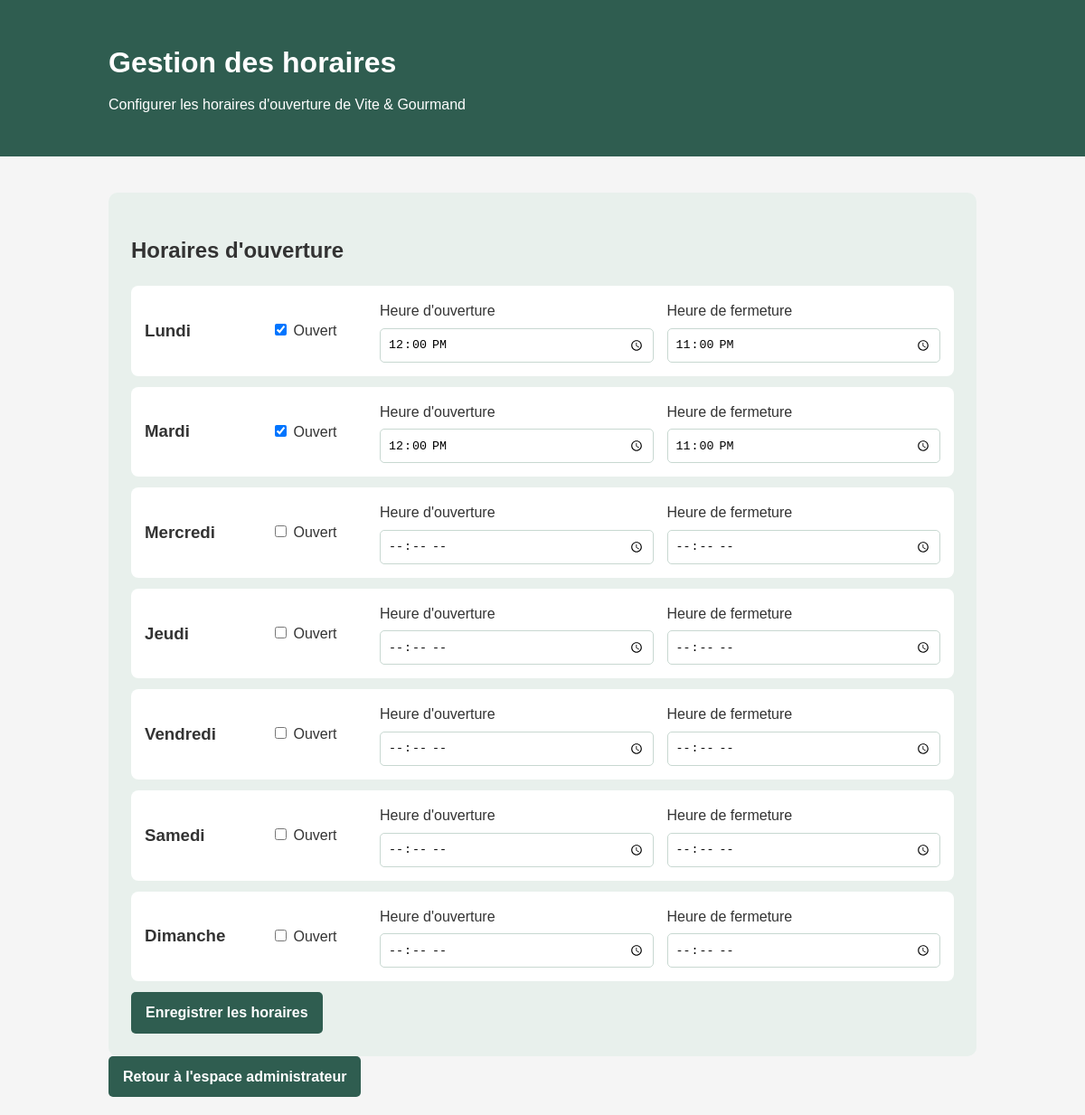
The page /gestion-horaires.php (signed in) on the database its author committed.
### tables this page shows
CREATE TABLE `horaire` (
  `id_horaire` int(11) NOT NULL,
  `jour` varchar(20) NOT NULL,
  `heure_ouverture` time DEFAULT NULL,
  `heure_fermeture` time DEFAULT NULL
);

### gestion-horaires.php (the view, shortened to what this page needs)
<?php
require_once 'config/database.php';
function e($valeur)
{
    return htmlspecialchars((string) $valeur, ENT_QUOTES, 'UTF-8');
}
$jours = [
    1 => 'Lundi',
    2 => 'Mardi',
    3 => 'Mercredi',
    4 => 'Jeudi',
    5 => 'Vendredi',
    6 => 'Samedi',
    7 => 'Dimanche'
];
$sqlHoraires = "
    SELECT jour, heure_ouverture, heure_fermeture
    FROM horaire
    ORDER BY jour
";
$stmtHoraires = $pdo->query($sqlHoraires);
$horairesEnregistres = $stmtHoraires->fetchAll(PDO::FETCH_ASSOC);
$horaires = [];
foreach ($horairesEnregistres as $horaire) {
    $horaires[(int) $horaire['jour']] = $horaire;
}
?>
<!DOCTYPE html>
<html lang="fr">
<head>
<link rel="stylesheet" href="css/style.css">
</head>
<body class="page-gestion-horaires">
<header>
    <div class="container">
        <h1>Gestion des horaires</h1>
        <p>Configurer les horaires d'ouverture de Vite & Gourmand</p>
    </div>
</header>
<main class="container">
    <section class="section">
        <h2>Horaires d'ouverture</h2>
        <form method="POST" class="form-gestion-horaires">
            <?php foreach ($jours as $numero => $jour): ?>
                <?php
                $horaire = $horaires[$numero] ?? [];
                $ouvert = !empty($horaire['heure_ouverture'])
                  && !empty($horaire['heure_fermeture'])
                  ? 1
                  : 0;
                $heureOuverture = $horaire['heure_ouverture'] ?? '';
                $heureFermeture = $horaire['heure_fermeture'] ?? '';
                ?>
                <div class="ligne-horaire">
                    <h3><?= e($jour) ?></h3>
                    <label>
                        <input
                            type="checkbox"
                            name="ouvert[<?= $numero ?>]"
                            value="1"
                            <?= $ouvert === 1 ? 'checked' : '' ?>
                        >
                        Ouvert
                    </label>
                    <div class="champs-horaires">
                        <div>
                            <label for="ouverture-<?= $numero ?>">
                                Heure d'ouverture
                            </label>
                            <input
                                type="time"
                                id="ouverture-<?= $numero ?>"
                                name="heure_ouverture[<?= $numero ?>]"
                                value="<?= e($heureOuverture) ?>"
                            >
                        </div>
                        <div>
                            <label for="fermeture-<?= $numero ?>">
                                Heure de fermeture
                            </label>
                            <input
                                type="time"
                                id="fermeture-<?= $numero ?>"
                                name="heure_fermeture[<?= $numero ?>]"
                                value="<?= e($heureFermeture) ?>"
                            >
                        </div>
                    </div>
                </div>
            <?php endforeach; ?>
            <button type="submit" class="btn">
                Enregistrer les horaires
            </button>
        </form>
    </section>
<a href="espace-administrateur.php" class="btn-retour-admin">
    Retour à l'espace administrateur
</a>
</main>
</body>
</html>

### css/style.css (style rules this page uses)
:root { --couleur-principale: #2F5D50; --couleur-principale-hover: #24483E; --couleur-fond: #F5F5F5; --couleur-section: #E8F0EC; --couleur-carte: #FFFFFF; --couleur-texte: #333333; --couleur-bordure: #D5D5D5; --couleur-erreur: #A33D3D; --ombre-carte: 0 4px 14px rgba(0, 0, 0, 0.06); --rayon-carte: 12px; --largeur-contenu: 1200px; }
* { box-sizing: border-box; }
html { scroll-behavior: smooth; }
html, body { min-height: 100%; }
body { min-height: 100vh; margin: 0; display: flex; flex-direction: column; font-family: Arial, sans-serif; color: var(--couleur-texte); background: var(--couleur-fond); line-height: 1.6; }
main { flex: 1; }
.container, .contenu-principal { width: 92%; max-width: var(--largeur-contenu); margin: 0 auto; }
.bouton, .btn { display: inline-block; padding: 10px 18px; border: 0; border-radius: 6px; background: var(--couleur-principale); color: var(--couleur-carte); font: inherit; font-weight: bold; text-decoration: none; cursor: pointer; transition: background-color .2s ease; }
.page-gestion-horaires { background: var(--couleur-fond); }
.page-gestion-horaires header { padding: 24px; background: var(--couleur-principale); color: #FFF; text-align: left; }
.page-gestion-horaires header h1 { margin: 0; }
.page-gestion-horaires header p { margin: 8px 0 0; }
.page-gestion-horaires .container { max-width: 1000px; margin: 0 auto; padding: 20px; }
.page-gestion-horaires .section { margin-top: 20px; padding: 25px; border-radius: 10px; background: var(--couleur-section); }
.page-gestion-horaires .ligne-horaire { display: grid; grid-template-columns: 120px 100px minmax(0,1fr); align-items: center; gap: 20px; margin-bottom: 12px; padding: 15px; border-radius: 8px; background: #FFF; }
.page-gestion-horaires .champs-horaires { display: grid; grid-template-columns: 1fr 1fr; gap: 15px; }
.page-gestion-horaires .champs-horaires div { display: flex; flex-direction: column; gap: 6px; }
.page-gestion-horaires input[type="time"] { padding: 8px; border: 1px solid #C8D8D1; border-radius: 5px; }
.page-gestion-horaires .btn { padding: 10px 16px; border: 0; border-radius: 5px; background: var(--couleur-principale); color: #FFF; cursor: pointer; }
body > header { background: var(--couleur-principale); color: #FFF; }
body > header h1 { color: #FFF; }
.btn-retour-admin { display: inline-block; background-color: #2F5D50; color: white !important; padding: 10px 16px; border-radius: 5px; text-decoration: none; font-weight: bold; }
a { color: #2F5D50; }

### rows shown on the page
horaire: heure_fermeture "☑", heure_ouverture "12:00:00", heure_fermeture "23:00:00"
horaire: heure_fermeture "☑", heure_ouverture "12:00:00", heure_fermeture "23:00:00"

### other values the page prints
$jour "Lundi"
$jour "Mardi"
$jour "Mercredi"
$jour "Jeudi"
$jour "Vendredi"
$jour "Samedi"
$jour "Dimanche"
